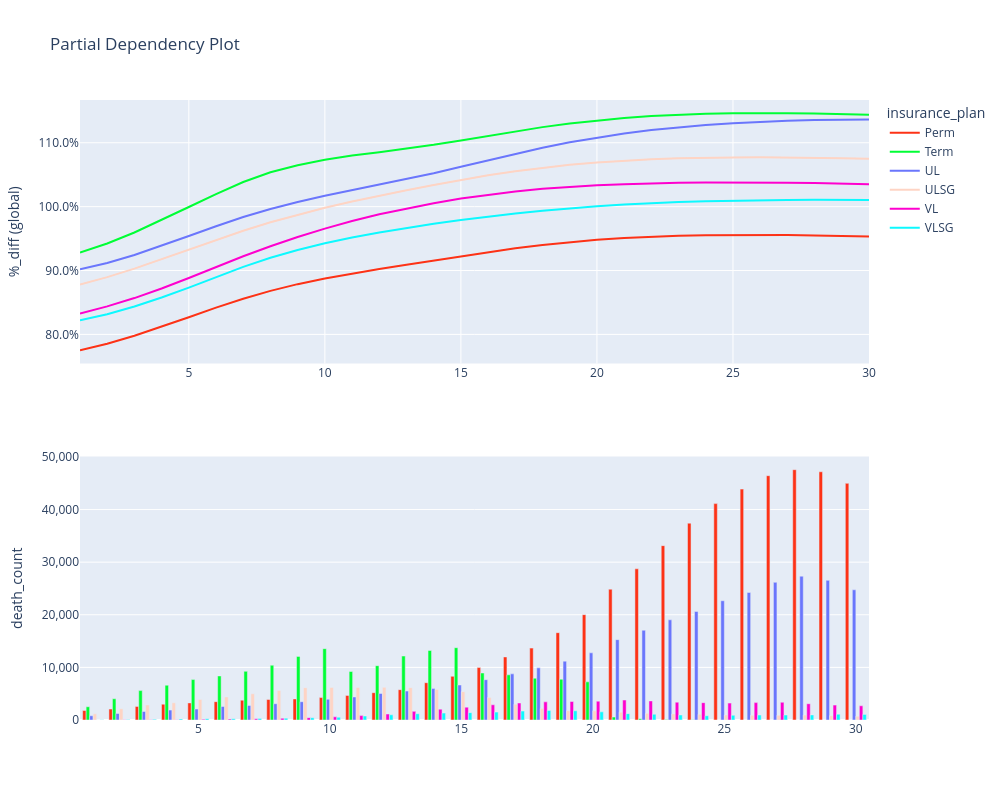

The notebook cell saved with this chart:
### Code cell
charters.pdp(
    model=model,
    df=md_encoded[((md_encoded["duration"] <= 30))],
    x_axis="duration",
    line_color="insurance_plan",
    # weight="amount_exposed",
    secondary="death_count",
    mapping=mapping,
    spline_dict=spline_dict,
    display=True,
)
